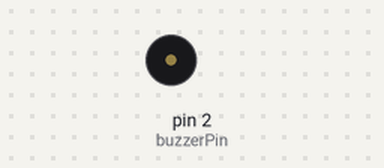
The sketch below on a simulated Arduino Uno, built with avr-gcc and run on an emulated ATmega328P. Parts: buzzer (waves = sounding, pin HIGH).

Above: at 1.2 s.
Timing chart, 0 to 5.1 s (numbered marks = the images above):
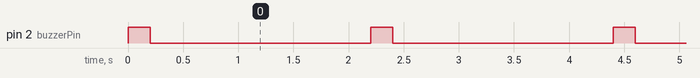

The sketch:

BUZZER_TEST.ino
```cpp
/*
  Autor: Edgar Cano
  Rev: 09/04/2024
*/
const int buzzerPin =  2;

void setup() {
  pinMode(buzzerPin, OUTPUT);
}

void loop() {
    digitalWrite(buzzerPin , HIGH);
    delay(200);
    digitalWrite(buzzerPin , LOW);
    delay(2000);
}
```

Measured:
- by itself, pin 2 (buzzerPin): alternates HIGH for 0.20 s and LOW for 2.0 s
